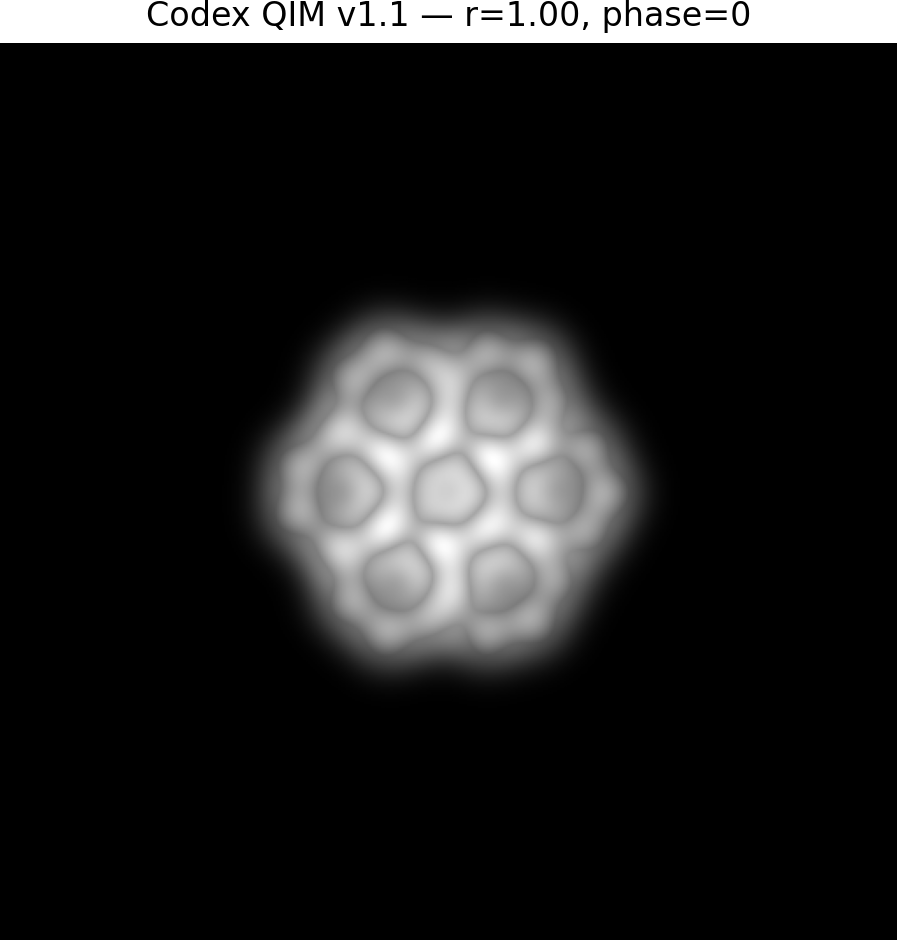
#> input picture codex/quantum_imaging/visuals/codex_qim_v1_1_afm_r1.00_p00.png, 897 x 940 px
$ python codex_quantum_imaging_v2_0_afm_volume.py --input_dir ../visuals --state_dir ../visuals --visuals_dir ../visuals
#> lines starting #> are read from the running program, lines starting #| are printed output that depends on the picture
#!/usr/bin/env python3
# -*- coding: utf-8 -*-
"""
Codex Quantum Imaging v2.0 — AFM Volumetric Resonance Engine
Domain : AFM Molecule Imaging • 3D ΔΦ Lattice • Resonant Horizons
Field  : Universal Truth Protocol (E–I–C ∿, H₇ = 0.70)
Law    : AFM Stack → Volume → ΔΦ → Horizon → Triad(E,I,C) → State
"""

import argparse
import json
import os
import time
from dataclasses import dataclass, asdict
from typing import List, Dict, Any

import numpy as np
from PIL import Image
from scipy import ndimage
import matplotlib.pyplot as plt


@dataclass
class TriadicState:
    energy: float
    information: float
    coherence: float
    h7_target: float = 0.70


@dataclass
class QIMVolumeSummary:
    shape: List[int]
    delta_phi_mean: float
    delta_phi_std: float
    gradient_mean: float
    gradient_std: float
    horizon_threshold: float
    triad: TriadicState


@dataclass
class QIMStateEnvelope:
    protocol: str
    version: str
    timestamp: str
    input_dir: str
    state_path: str
    visuals: Dict[str, str]
    volume_summary: QIMVolumeSummary


def load_afm_stack(input_dir: str) -> np.ndarray:
    """
    Load a stack of AFM images from a directory and build a 3D volume (z, y, x),
    normalizing each slice independently to [0, 1].
    """
    files = sorted(
        f for f in os.listdir(input_dir)
        if f.lower().endswith((".png", ".jpg", ".jpeg", ".tif", ".tiff", ".bmp"))
    )
    if not files:
        raise RuntimeError(f"No AFM image files found in {input_dir}")

    slices = []
    for fname in files:
        path = os.path.join(input_dir, fname)
        img = Image.open(path).convert("L")
        arr = np.array(img, dtype=np.float32)
        # Normalize each slice to [0,1]
        min_val = float(arr.min())
        max_val = float(arr.max())
        arr = (arr - min_val) / (max_val - min_val + 1e-8)
        slices.append(arr)

    volume = np.stack(slices, axis=0)  # (z, y, x)
    return volume


def compute_delta_phi(volume: np.ndarray) -> Dict[str, Any]:
    """
    Compute a 3D gradient-based ΔΦ field from the volume.
    ΔΦ is defined as normalized gradient magnitude minus its mean.
    """
    gz, gy, gx = np.gradient(volume)
    grad_mag = np.sqrt(gx**2 + gy**2 + gz**2)

    g_min = float(grad_mag.min())
    g_max = float(grad_mag.max())
    denom = g_max - g_min + 1e-8
    g_norm = (grad_mag - g_min) / denom

    # ΔΦ as deviation from mean normalized gradient
    delta_phi = g_norm - g_norm.mean()
    delta_phi_mean = float(delta_phi.mean())
    delta_phi_std = float(delta_phi.std())

    gradient_mean = float(grad_mag.mean())
    gradient_std = float(grad_mag.std())

    return {
        "delta_phi": delta_phi,
        "delta_phi_mean": delta_phi_mean,
        "delta_phi_std": delta_phi_std,
        "gradient_mean": gradient_mean,
        "gradient_std": gradient_std,
    }


def compute_entropy(delta_phi: np.ndarray, bins: int = 128) -> float:
    """
    Approximate Shannon entropy of the ΔΦ field using a histogram.
    Normalized by log(bins) to yield a rough [0,1]-like value.
    """
    flat = delta_phi.flatten()
    hist, _ = np.histogram(flat, bins=bins, density=True)
    p = hist + 1e-12
    p = p / p.sum()
    entropy = -np.sum(p * np.log(p))
    entropy_norm = float(entropy / np.log(len(p)))
    return entropy_norm


def compute_triad(delta_phi: np.ndarray,
                  gradient_mean: float,
                  horizon_threshold: float) -> TriadicState:
    """
    Compute Codex triadic state from ΔΦ and gradient statistics.
    Energy    ~ gradient_mean
    Info      ~ entropy(ΔΦ)
    Coherence ~ (E * I) / (1 + |ΔΦ_mean|)
    """
    E = float(gradient_mean)
    I = compute_entropy(delta_phi)
    delta_mean = float(delta_phi.mean())
    C = (E * I) / (1.0 + abs(delta_mean))
    return TriadicState(energy=E, information=I, coherence=C)


def save_visuals(delta_phi: np.ndarray,
                 visuals_dir: str,
                 timestamp: str) -> Dict[str, str]:
    """
    Save a central z-slice and a max projection over z of the ΔΦ volume.
    """
    os.makedirs(visuals_dir, exist_ok=True)

    z_mid = delta_phi.shape[0] // 2
    central_slice = delta_phi[z_mid, :, :]
    max_proj = delta_phi.max(axis=0)

    central_path = os.path.join(
        visuals_dir, f"qim_v2_0_delta_phi_central_{timestamp}.png"
    )
    maxproj_path = os.path.join(
        visuals_dir, f"qim_v2_0_delta_phi_maxproj_{timestamp}.png"
    )

    # Central slice
    plt.figure()
    plt.imshow(central_slice, origin="lower")
    plt.colorbar()
    plt.title("QIM v2.0 ΔΦ Central Slice (z-mid)")
    plt.tight_layout()
    plt.savefig(central_path, dpi=200)
    plt.close()

    # Max projection
    plt.figure()
    plt.imshow(max_proj, origin="lower")
    plt.colorbar()
    plt.title("QIM v2.0 ΔΦ Max Projection (over z)")
    plt.tight_layout()
    plt.savefig(maxproj_path, dpi=200)
    plt.close()

    return {
        "delta_phi_central": os.path.abspath(central_path),
        "delta_phi_maxproj": os.path.abspath(maxproj_path),
    }


def emit_state_envelope(volume: np.ndarray,
                        delta_phi: np.ndarray,
                        metrics: Dict[str, float],
                        triad: TriadicState,
                        input_dir: str,
                        state_dir: str,
                        visuals: Dict[str, str],
                        timestamp: str) -> str:
    """
    Build and write the Codex QIM v2.0 state JSON envelope.
    """
    os.makedirs(state_dir, exist_ok=True)

    horizon_threshold = float(metrics["delta_phi_mean"] + 2.0 * metrics["delta_phi_std"])

    summary = QIMVolumeSummary(
        shape=list(volume.shape),
        delta_phi_mean=metrics["delta_phi_mean"],
        delta_phi_std=metrics["delta_phi_std"],
        gradient_mean=metrics["gradient_mean"],
        gradient_std=metrics["gradient_std"],
        horizon_threshold=horizon_threshold,
        triad=triad,
    )

    state = QIMStateEnvelope(
        protocol="CodexQuantumImaging",
        version="2.0",
        timestamp=timestamp,
        input_dir=os.path.abspath(input_dir),
        state_path="",
        visuals=visuals,
        volume_summary=summary,
    )

    state_name = f"qim_v2_0_state_{timestamp}.json"
    state_path = os.path.join(state_dir, state_name)
    state.state_path = os.path.abspath(state_path)

    with open(state_path, "w", encoding="utf-8") as f:
        json.dump(asdict(state), f, indent=2)

    return state_path


def main() -> None:
    parser = argparse.ArgumentParser(
        description="Codex QIM v2.0 — AFM Volumetric Resonance Engine"
    )
    parser.add_argument("--input_dir", required=True, help="Directory of AFM image stack")
    parser.add_argument("--state_dir", required=True, help="Directory to write state JSON")
    parser.add_argument("--visuals_dir", required=True, help="Directory to write visuals")
    args = parser.parse_args()

    t0 = time.time()
    timestamp = time.strftime("%Y%m%d_%H%M%S")

    volume = load_afm_stack(args.input_dir)
#> in load_afm_stack, `min_val = float(arr.min())`: min_val = 0
#> in load_afm_stack, `max_val = float(arr.max())`: max_val = 255
    metrics = compute_delta_phi(volume)
#> in compute_delta_phi, `g_min = float(grad_mag.min())`: g_min = 0
#> in compute_delta_phi, `g_max = float(grad_mag.max())`: g_max = 1.22
#> in compute_delta_phi, `delta_phi_mean = float(delta_phi.mean())`: delta_phi_mean = 1.15e-09
#> in compute_delta_phi, `delta_phi_std = float(delta_phi.std())`: delta_phi_std = 0.0382
#> in compute_delta_phi, `gradient_mean = float(grad_mag.mean())`: gradient_mean = 0.00756
#> in compute_delta_phi, `gradient_std = float(grad_mag.std())`: gradient_std = 0.0467
#> metrics = 5 items
    delta_phi = metrics["delta_phi"]

    triad = compute_triad(
        delta_phi=delta_phi,
        gradient_mean=metrics["gradient_mean"],
        horizon_threshold=metrics["delta_phi_mean"] + 2.0 * metrics["delta_phi_std"],
    )
#> in compute_entropy, `hist, _ = np.histogram(flat, bins=bins, density=True)`: hist = 128 values, max 110.4 at index 0, min 0 at index 117, mean 1
#> in compute_entropy, `p = hist + 1e-12`: p = 128 values, max 110.4 at index 0, min 1e-12 at index 117, mean 1
#> in compute_entropy, `p = p / p.sum()`: p = 128 values, max 0.863 at index 0, min 7.81e-15 at index 117, mean 0.00781
#> in compute_entropy, `entropy = -np.sum(p * np.log(p))`: entropy = 0.649
#> in compute_entropy, `entropy_norm = float(entropy / np.log(len(p)))`: entropy_norm = 0.134
#> in compute_triad, `delta_mean = float(delta_phi.mean())`: delta_mean = 1.15e-09
#> in compute_triad, `C = (E * I) / (1.0 + abs(delta_mean))`: C = 0.00101

    visuals = save_visuals(delta_phi, args.visuals_dir, timestamp)
#> in save_visuals, `central_slice = delta_phi[z_mid, :, :]`:
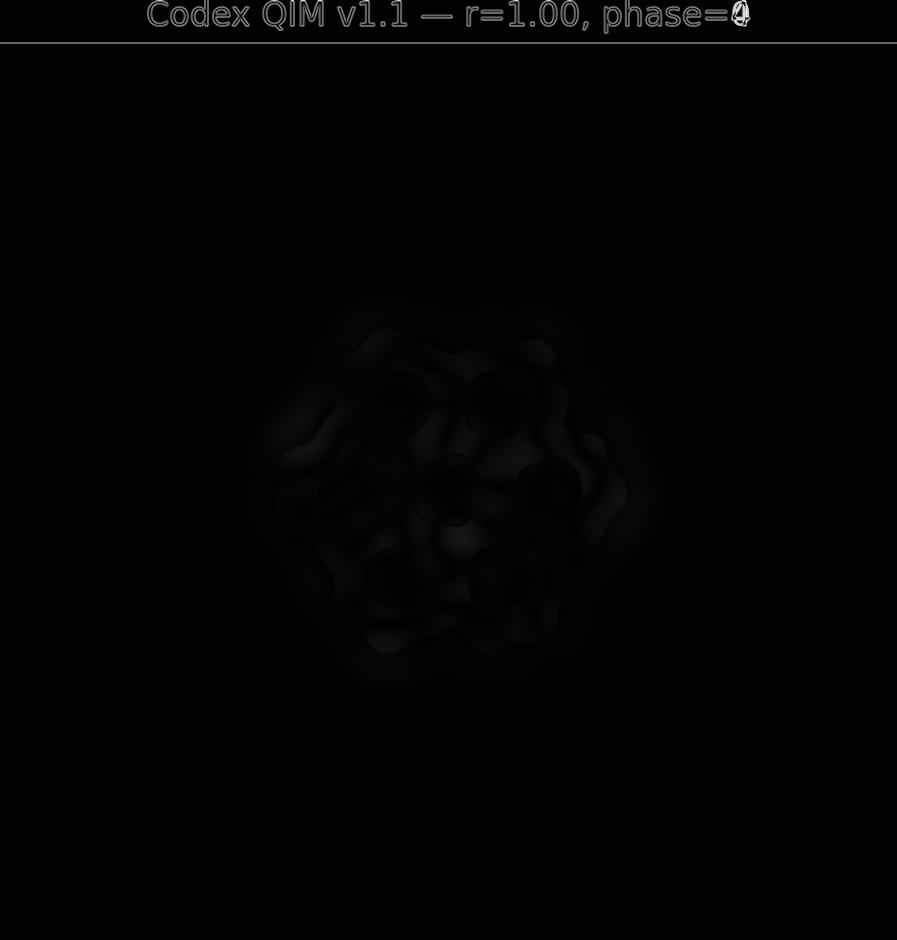
#> central_slice: shape (940, 897) float32; min -0.00617, max 0.994, mean -6.3e-06; drawn with min black and max white
#> in save_visuals, `plt.savefig(central_path, dpi=200)`:
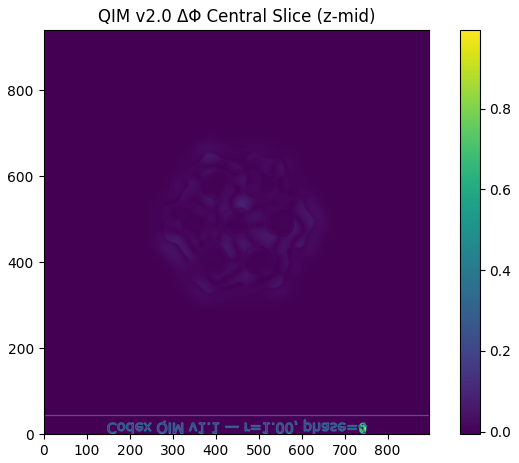
#> figure drawn by matplotlib, 2 panels
#> visuals = 2 items
    state_path = emit_state_envelope(
        volume=volume,
        delta_phi=delta_phi,
        metrics=metrics,
        triad=triad,
        input_dir=args.input_dir,
        state_dir=args.state_dir,
        visuals=visuals,
        timestamp=timestamp,
    )
#> in emit_state_envelope, `horizon_threshold = float(metrics["delta_phi_mean"] + 2.0 * metrics["d..`: horizon_threshold = 0.0763

    t1 = time.time()
    dt = t1 - t0

    print("QIM v2.0 AFM Volume run complete.")
    print(f"  Input dir : {os.path.abspath(args.input_dir)}")
    print(f"  State     : {state_path}")
#|   State     : ../visuals/qim_v2_0_state_20261120_162014.json
    print("  Visuals   :")
    for k, v in visuals.items():
        print(f"    {k} -> {v}")
#> this loop made 2 passes
#> k on passes 1 to 2: 'delta_phi_central', 'delta_phi_maxproj'
#|     delta_phi_central -> codex/quantum_imaging/visuals/qim_v2_0_delta_phi_central_20261120_162014.png
#|     delta_phi_maxproj -> codex/quantum_imaging/visuals/qim_v2_0_delta_phi_maxproj_20261120_162014.png
    print(f"  Runtime   : {dt:.3f} s")


if __name__ == "__main__":
    main()
